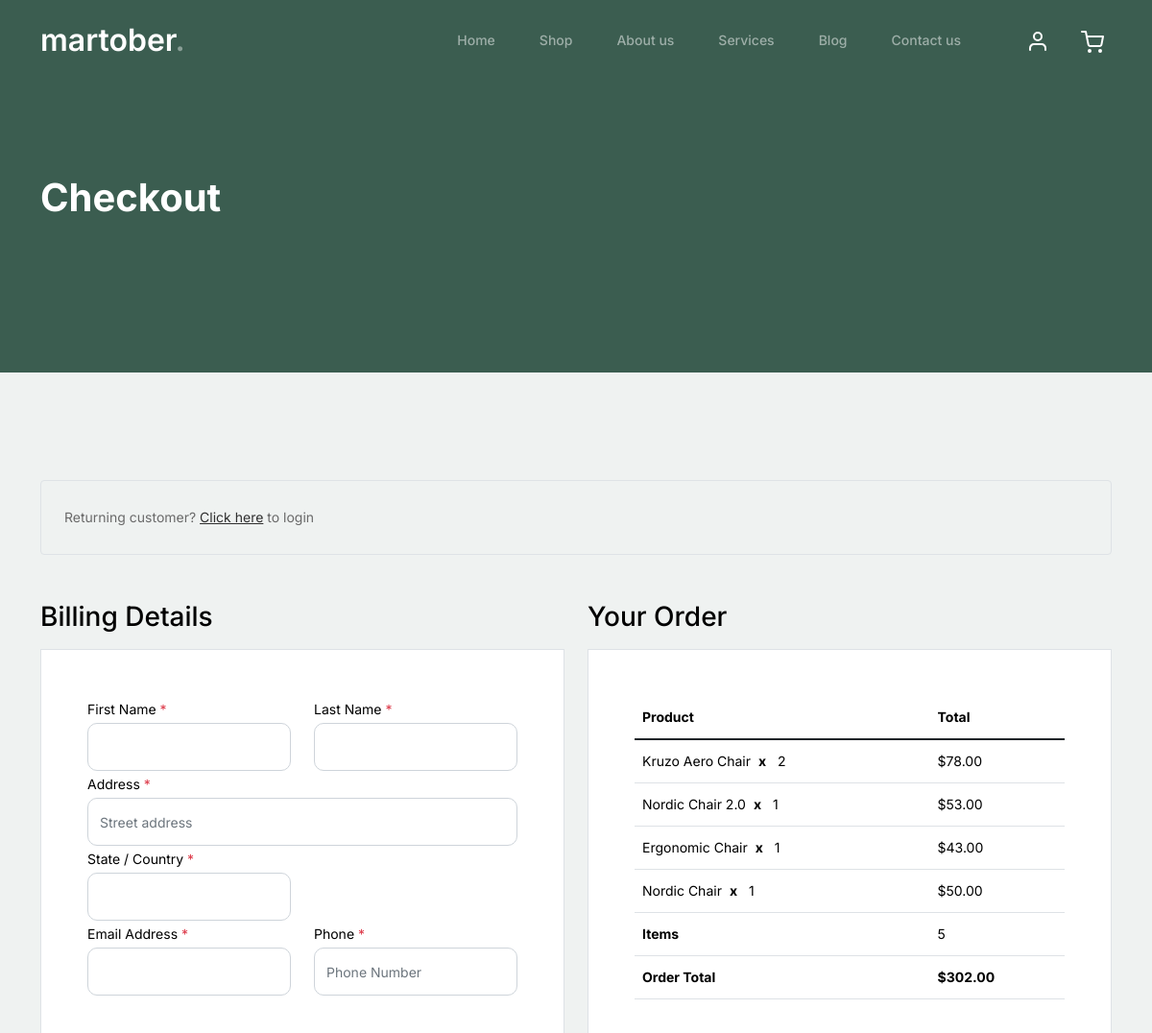
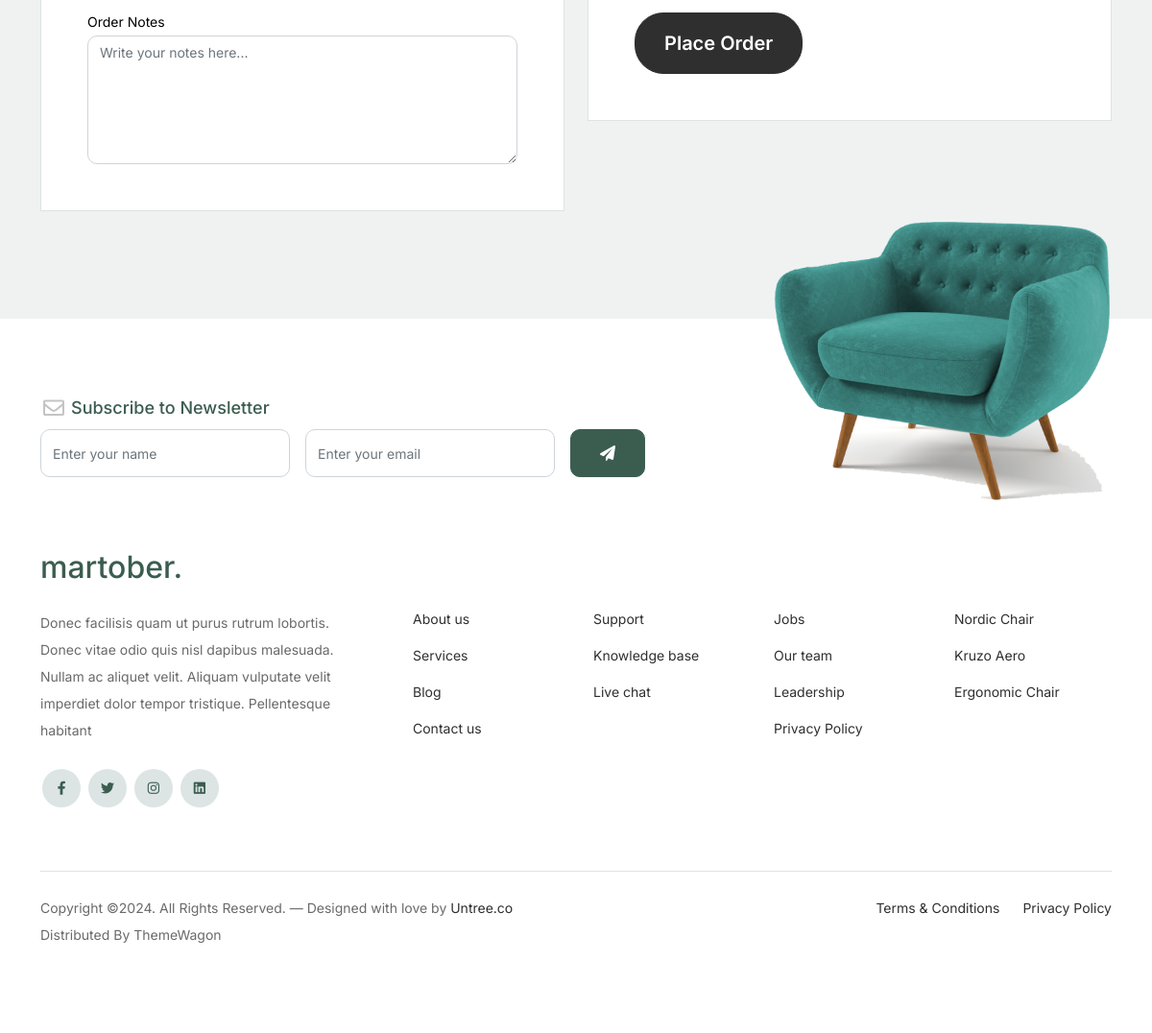
Screenshot of /checkout/ (signed in) with the database file from the repository (2 pictures, top to bottom).
### app/models.py (models this page shows, shortened)
class OrderItem(models.Model):
    product = models.ForeignKey(Product, on_delete=models.SET_NULL, blank=True, null=True)
    order = models.ForeignKey(Order, on_delete=models.SET_NULL, blank=True, null=True)
    quantity = models.IntegerField(default=0, null=True, blank=True)
    date_added = models.DateTimeField(auto_now_add=True)
    @property
    def get_total(self):
        total = self.product.price * self.quantity
        return total

class Product(models.Model):
    name = models.CharField(max_length=200, null=True)
    price = models.FloatField(max_length=200, null=True)
    chair = models.BooleanField(default=False, null=True)
    sofa = models.BooleanField(default=False, null=True)
    table = models.BooleanField(default=False, null=True)
    image = models.ImageField(null=True, blank=True)

class Order(models.Model):
    customer = models.ForeignKey(Customer, on_delete=models.SET_NULL, null=True, blank=False)
    date_order = models.DateTimeField(auto_now_add=True)
    complete = models.BooleanField(default=False, null=True, blank=False)
    transaction_id = models.CharField(max_length=200, null=True)
    @property
    def get_cart_items(self):
        orderitems = self.orderitem_set.all()
        total = sum([item.quantity for item in orderitems])
        return total
    @property
    def get_cart_total(self):
        orderitems = self.orderitem_set.all()
        total = sum([item.get_total for item in orderitems])
        return total

### app/views.py (the view)
# urls.py: path('checkout/', views.checkout, name="checkout"),
def checkout(request):
    if request.user.is_authenticated:
        customer = request.user.customer
        order, created = Order.objects.get_or_create(customer = customer, complete=False)
        items = order.orderitem_set.all()
    else:
        items = []
        order = {'get_cart_items':0, 'get_cart_total':0}
    context= {'items':items, 'order':order}
    return render(request, 'app/checkout.html', context)

### app/templates/app/checkout.html (shortened to what this page needs)
{% load static %}
<!doctype html>
<html lang="en">
<head>
		<link href="{%static 'app/css/bootstrap.min.css' %}" rel="stylesheet">
		<link href="https://cdnjs.cloudflare.com/ajax/libs/font-awesome/6.0.0-beta3/css/all.min.css" rel="stylesheet">
		<link href="{%static 'app/css/tiny-slider.css' %}" rel="stylesheet">
		<link href="{%static 'app/css/style.css' %}" rel="stylesheet">
	</head>
	<body>
		<nav class="custom-navbar navbar navbar navbar-expand-md navbar-dark bg-dark" arial-label="Furni navigation bar">
			<div class="container">
				<a class="navbar-brand" href="{% url "index" %}">martober<span>.</span></a>
				<div class="collapse navbar-collapse" id="navbarsFurni">
					<ul class="custom-navbar-nav navbar-nav ms-auto mb-2 mb-md-0">
						<li class="nav-item ">
							<a class="nav-link" href="{% url "index" %}">Home</a>
						</li>
						<li><a class="nav-link" href="shop.html">Shop</a></li>
						<li><a class="nav-link" href="about.html">About us</a></li>
						<li><a class="nav-link" href="services.html">Services</a></li>
						<li><a class="nav-link" href="blog.html">Blog</a></li>
						<li><a class="nav-link" href="contact.html">Contact us</a></li>
					</ul>
					<ul class="custom-navbar-cta navbar-nav mb-2 mb-md-0 ms-5">
						<li><a class="nav-link" href="#"><img src="{% static 'app/images/user.svg' %}"></a></li>
						<li><a class="nav-link" href="{% url "cart" %}"><img src="{% static 'app/images/cart.svg' %}"></a></li>
					</ul>
				</div>
			</div>
		</nav>
			<div class="hero">
				<div class="container">
					<div class="row justify-content-between">
						<div class="col-lg-5">
							<div class="intro-excerpt">
								<h1>Checkout</h1>
							</div>
						</div>
						<div class="col-lg-7">
						</div>
					</div>
				</div>
			</div>
		<div class="untree_co-section">
		    <div class="container">
		      <div class="row mb-5">
		        <div class="col-md-12">
		          <div class="border p-4 rounded" role="alert">
		            Returning customer? <a href="#">Click here</a> to login
		          </div>
		        </div>
		      </div>
		      <div class="row">
		        <div class="col-md-6 mb-5 mb-md-0">
		          <h2 class="h3 mb-3 text-black">Billing Details</h2>
		          <div class="p-3 p-lg-5 border bg-white">
		            <div class="form-group row">
		              <div class="col-md-6">
		                <label for="c_fname" class="text-black">First Name <span class="text-danger">*</span></label>
		                <input type="text" class="form-control" id="c_fname" name="c_fname">
		              </div>
		              <div class="col-md-6">
		                <label for="c_lname" class="text-black">Last Name <span class="text-danger">*</span></label>
		                <input type="text" class="form-control" id="c_lname" name="c_lname">
		              </div>
		            </div>
		            <div class="form-group row">
		              <div class="col-md-12">
		                <label for="c_address" class="text-black">Address <span class="text-danger">*</span></label>
		                <input type="text" class="form-control" id="c_address" name="c_address" placeholder="Street address">
		              </div>
		            </div>
		            <div class="form-group row">
		              <div class="col-md-6">
		                <label for="c_state_country" class="text-black">State / Country <span class="text-danger">*</span></label>
		                <input type="text" class="form-control" id="c_state_country" name="c_state_country">
		              </div>
		            </div>
		            <div class="form-group row mb-5">
		              <div class="col-md-6">
		                <label for="c_email_address" class="text-black">Email Address <span class="text-danger">*</span></label>
		                <input type="text" class="form-control" id="c_email_address" name="c_email_address">
		              </div>
		              <div class="col-md-6">
		                <label for="c_phone" class="text-black">Phone <span class="text-danger">*</span></label>
		                <input type="text" class="form-control" id="c_phone" name="c_phone" placeholder="Phone Number">
		              </div>
		            </div>
		            <div class="form-group">
		              <label for="c_order_notes" class="text-black">Order Notes</label>
		              <textarea name="c_order_notes" id="c_order_notes" cols="30" rows="5" class="form-control" placeholder="Write your notes here..."></textarea>
		            </div>
		          </div>
		        </div>
		        <div class="col-md-6">
		          <div class="row mb-5">
		            <div class="col-md-12">
		              <h2 class="h3 mb-3 text-black">Your Order</h2>
		              <div class="p-3 p-lg-5 border bg-white">
		                <table class="table site-block-order-table mb-5">
		                  <thead>
		                    <th>Product</th>
		                    <th>Total</th>
		                  </thead>
		                  <tbody>
							{% for item in items  %}
		                    <tr>
		                      <td>{{item.product.name}}<strong class="mx-2">x</strong> {{item.quantity}}</td>
		                      <td>${{item.product.price | floatformat:2}}</td>
		                    </tr>
		                    {% endfor %}
		                    <tr>
		                      <td class="text-black font-weight-bold"><strong>Items</strong></td>
		                      <td class="text-black">{{order.get_cart_items}}</td>
		                    </tr>
		                    <tr>
		                      <td class="text-black font-weight-bold"><strong>Order Total</strong></td>
		                      <td class="text-black font-weight-bold"><strong>${{order.get_cart_total | floatformat:2}}</strong></td>
		                    </tr>
		                  </tbody>
		                </table>
		                <div class="form-group">
		                  <button class="btn btn-black btn-lg py-3 btn-block" onclick="window.location={% url "thankyou" %}">Place Order</button>
		                </div>
		              </div>
		            </div>
		          </div>
		        </div>
		      </div>
		    </div>
		  </div>
		<footer class="footer-section">
			<div class="container relative">
				<div class="sofa-img">
					<img src="{% static 'app/images/sofa.png' %}" alt="Image" class="img-fluid">
				</div>
				<div class="row">
					<div class="col-lg-8">
						<div class="subscription-form">
							<h3 class="d-flex align-items-center"><span class="me-1"><img src="{% static 'app/images/envelope-outline.svg' %}" alt="Image" class="img-fluid"></span><span>Subscribe to Newsletter</span></h3>
							<form action="#" class="row g-3">
								<div class="col-auto">
									<input type="text" class="form-control" placeholder="Enter your name">
								</div>
								<div class="col-auto">
									<input type="email" class="form-control" placeholder="Enter your email">
								</div>
								<div class="col-auto">
									<button class="btn btn-primary">
										<span class="fa fa-paper-plane"></span>
									</button>
								</div>
							</form>
						</div>
					</div>
				</div>
				<div class="row g-5 mb-5">
					<div class="col-lg-4">
						<div class="mb-4 footer-logo-wrap"><a href="#" class="footer-logo">martober<span>.</span></a></div>
						<p class="mb-4">Donec facilisis quam ut purus rutrum lobortis. Donec vitae odio quis nisl dapibus malesuada. Nullam ac aliquet velit. Aliquam vulputate velit imperdiet dolor tempor tristique. Pellentesque habitant</p>
						<ul class="list-unstyled custom-social">
							<li><a href="#"><span class="fa fa-brands fa-facebook-f"></span></a></li>
							<li><a href="#"><span class="fa fa-brands fa-twitter"></span></a></li>
							<li><a href="#"><span class="fa fa-brands fa-instagram"></span></a></li>
							<li><a href="#"><span class="fa fa-brands fa-linkedin"></span></a></li>
						</ul>
					</div>
					<div class="col-lg-8">
						<div class="row links-wrap">
							<div class="col-6 col-sm-6 col-md-3">
								<ul class="list-unstyled">
									<li><a href="#">About us</a></li>
									<li><a href="#">Services</a></li>
									<li><a href="#">Blog</a></li>
									<li><a href="#">Contact us</a></li>
								</ul>
							</div>
							<div class="col-6 col-sm-6 col-md-3">
								<ul class="list-unstyled">
									<li><a href="#">Support</a></li>
									<li><a href="#">Knowledge base</a></li>
									<li><a href="#">Live chat</a></li>
								</ul>
							</div>
							<div class="col-6 col-sm-6 col-md-3">
								<ul class="list-unstyled">
									<li><a href="#">Jobs</a></li>
									<li><a href="#">Our team</a></li>
									<li><a href="#">Leadership</a></li>
									<li><a href="#">Privacy Policy</a></li>
								</ul>
							</div>
							<div class="col-6 col-sm-6 col-md-3">
								<ul class="list-unstyled">
									<li><a href="#">Nordic Chair</a></li>
									<li><a href="#">Kruzo Aero</a></li>
									<li><a href="#">Ergonomic Chair</a></li>
								</ul>
							</div>
						</div>
					</div>
				</div>
				<div class="border-top copyright">
					<div class="row pt-4">
						<div class="col-lg-6">
							<p class="mb-2 text-center text-lg-start">Copyright &copy;. All Rights Reserved. &mdash; Designed with love by <a href="https://untree.co">Untree.co</a> Distributed By <a hreff="https://themewagon.com">ThemeWagon</a>
            </p>
						</div>
						<div class="col-lg-6 text-center text-lg-end">
							<ul class="list-unstyled d-inline-flex ms-auto">
								<li class="me-4"><a href="#">Terms &amp; Conditions</a></li>
								<li><a href="#">Privacy Policy</a></li>
							</ul>
						</div>
					</div>
				</div>
			</div>
		</footer>
	</body>
</html>

### app/static/app/css/style.css (style rules this page uses)
body { overflow-x: hidden; position: relative; }
body { font-family: "Inter", sans-serif; font-weight: 400; line-height: 28px; color: #6a6a6a; font-size: 14px; background-color: #eff2f1; }
a { text-decoration: none; -webkit-transition: .3s all ease; -o-transition: .3s all ease; transition: .3s all ease; color: #2f2f2f; text-decoration: underline; }
.custom-navbar { background: #3b5d50 !important; padding-top: 20px; padding-bottom: 20px; }
.custom-navbar .navbar-brand { font-size: 32px; font-weight: 600; }
.custom-navbar .navbar-brand > span { opacity: .4; }
@media (min-width: 992px) { .custom-navbar .custom-navbar-nav li { margin-left: 15px; margin-right: 15px; } }
.custom-navbar .custom-navbar-nav li a { font-weight: 500; color: #ffffff !important; opacity: .5; -webkit-transition: .3s all ease; -o-transition: .3s all ease; transition: .3s all ease; position: relative; }
@media (min-width: 768px) { .custom-navbar .custom-navbar-nav li a:before { content: ""; position: absolute; bottom: 0; left: 8px; right: 8px; background: #f9bf29; height: 5px; opacity: 1; visibility: visible; width: 0; -webkit-transition: .15s all ease-out; -o-transition: .15s all ease-out; transition: .15s all ease-out; } }
.custom-navbar .custom-navbar-cta { margin-left: 0 !important; -webkit-box-orient: horizontal; -webkit-box-direction: normal; -ms-flex-direction: row; flex-direction: row; }
@media (min-width: 768px) { .custom-navbar .custom-navbar-cta { margin-left: 40px !important; } }
.custom-navbar .custom-navbar-cta li { margin-left: 0px; margin-right: 0px; }
.custom-navbar .custom-navbar-cta li:first-child { margin-right: 20px; }
.hero { background: #3b5d50; padding: calc(4rem - 30px) 0 0rem 0; }
@media (min-width: 768px) { .hero { padding: calc(4rem - 30px) 0 4rem 0; } }
@media (min-width: 992px) { .hero { padding: calc(8rem - 30px) 0 8rem 0; } }
.hero .intro-excerpt { position: relative; z-index: 4; }
@media (min-width: 992px) { .hero .intro-excerpt { max-width: 450px; } }
.hero h1 { font-weight: 700; color: #ffffff; margin-bottom: 30px; }
.btn { font-weight: 600; padding: 12px 30px; border-radius: 30px; color: #ffffff; background: #2f2f2f; border-color: #2f2f2f; }
.btn.btn-primary { background: #3b5d50; border-color: #3b5d50; }
.footer-section { padding: 80px 0; background: #ffffff; }
.footer-section .relative { position: relative; }
.footer-section a { text-decoration: none; color: #2f2f2f; -webkit-transition: .3s all ease; -o-transition: .3s all ease; transition: .3s all ease; }
.footer-section .subscription-form { margin-bottom: 40px; position: relative; z-index: 2; margin-top: 100px; }
@media (min-width: 992px) { .footer-section .subscription-form { margin-top: 0px; margin-bottom: 80px; } }
.footer-section .subscription-form h3 { font-size: 18px; font-weight: 500; color: #3b5d50; }
.footer-section .subscription-form .form-control { height: 50px; border-radius: 10px; font-family: "Inter", sans-serif; }
.footer-section .subscription-form .btn { border-radius: 10px !important; }
.footer-section .sofa-img { position: absolute; top: -200px; z-index: 1; right: 0; }
.footer-section .sofa-img img { max-width: 380px; }
.footer-section .links-wrap { margin-top: 0px; }
@media (min-width: 992px) { .footer-section .links-wrap { margin-top: 54px; } }
.footer-section .links-wrap ul li { margin-bottom: 10px; }
.footer-section .footer-logo-wrap .footer-logo { font-size: 32px; font-weight: 500; text-decoration: none; color: #3b5d50; }
.footer-section .custom-social li { margin: 2px; display: inline-block; }
.footer-section .custom-social li a { width: 40px; height: 40px; text-align: center; line-height: 40px; display: inline-block; background: #dce5e4; color: #3b5d50; border-radius: 50%; }
.footer-section .border-top { border-color: #dce5e4; }
.footer-section .border-top.copyright { font-size: 14px !important; }
.untree_co-section { padding: 7rem 0; }
.form-control { height: 50px; border-radius: 10px; font-family: "Inter", sans-serif; }
textarea { height: auto !important; }
.site-block-order-table th { border-top: none !important; border-bottom-width: 1px !important; }
.site-block-order-table td, .site-block-order-table th { color: #000000; }

### rows the page displays
OrderItem: product.name "Kruzo Aero Chair", quantity "2", product.price "78.00"
OrderItem: product.name "Nordic Chair 2.0", quantity "1", product.price "53.00"
OrderItem: product.name "Ergonomic Chair", quantity "1", product.price "43.00"
OrderItem: product.name "Nordic Chair", quantity "1", product.price "50.00"
Order: get_cart_items "5", get_cart_total "302.00"
